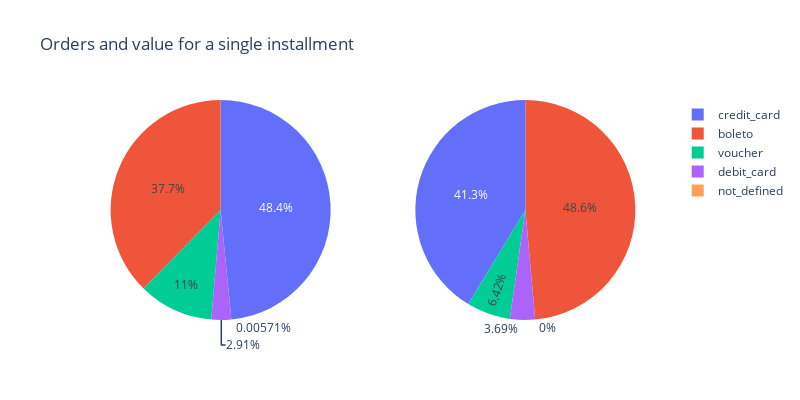

The code cell stored with this chart in its notebook:
### Markdown cell above
The next plot shows the number of orders (left) and the total value (right) for payments with a single installment. The distribution is quite difference here.

### Code cell
pay_one_inst = payments[payments['payment_installments'] == 1]
method_count = pay_one_inst['payment_type'].value_counts().to_frame().reset_index()
method_value = pay_one_inst.groupby('payment_type')['payment_value'].sum().to_frame().reset_index()
# Plotly piechart
colors = None
trace1 = go.Pie(labels=method_count['index'], values=method_count['payment_type'],
                domain= {'x': [0, .48]}, marker=dict(colors=colors))
trace2 = go.Pie(labels=method_value['payment_type'], values=method_value['payment_value'],
                domain= {'x': [0.52, 1]}, marker=dict(colors=colors))
layout = dict(title= "Orders and value for a single installment", 
              height=400, width=800,)
fig = dict(data=[trace1, trace2], layout=layout)
iplot(fig)

### Figure 1 — Plotly figure (JSON) as saved in the notebook; plotly's stock layout.template omitted (floating-point values rounded to 4 significant figures)
{"data": [{"domain": {"x": [0, 0.48]}, "labels": ["credit_card", "boleto", "voucher", "debit_card", "not_defined"], "type": "pie", "values": [25455, 19784, 5775, 1529, 3]}, {"domain": {"x": [0.52, 1]}, "labels": ["boleto", "credit_card", "debit_card", "not_defined", "voucher"], "type": "pie", "values": [2869000.0, 2440000.0, 218000.0, 0, 379400.0]}], "layout": {"height": 400, "title": {"text": "Orders and value for a single installment"}, "width": 800}}
